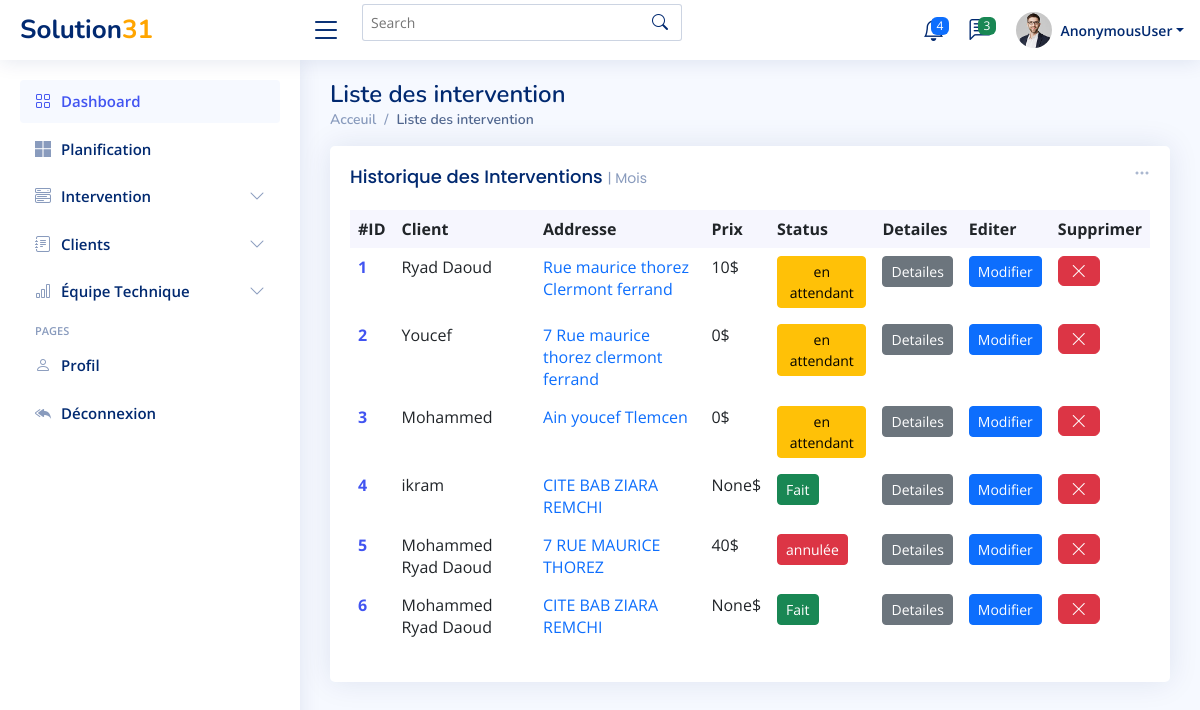
Before: /interventions/list/historique with the older database file.
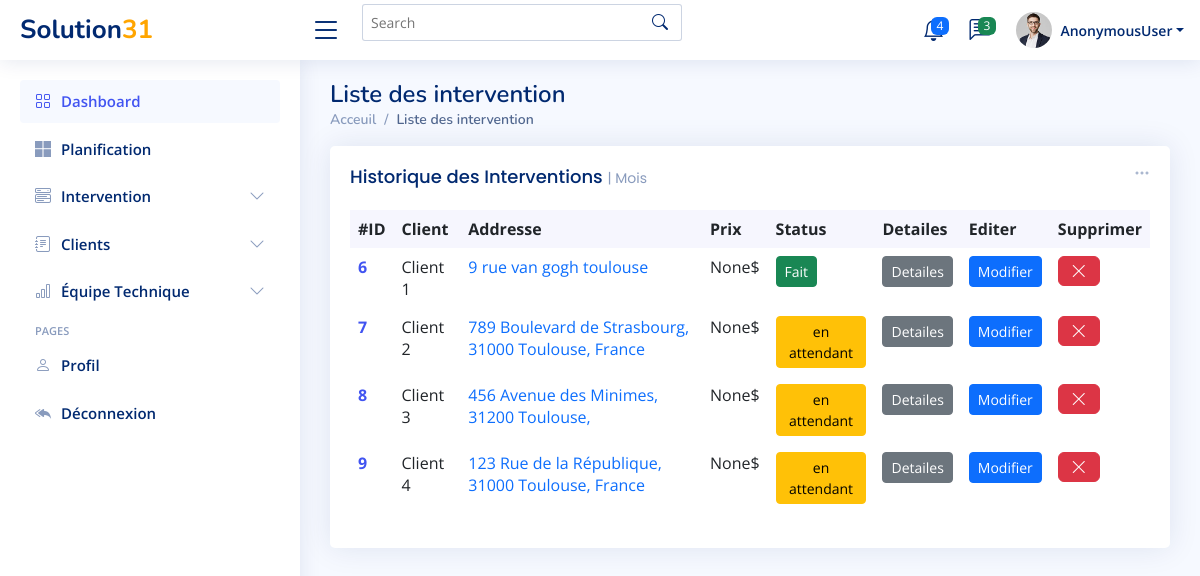
After: the same page with the newer database file.
### Dashboard/models.py (models this page shows, shortened)
class Intervention(models.Model):
    Date_Ajouté = models.DateTimeField(auto_now_add=True)
    Nom_Client= models.CharField(max_length=100, blank=False , null=False)
    Numéro = models.CharField(max_length=100, blank=False , null=False)
    Ville = models.CharField(max_length=100, blank=False , null=False)
    Date=models.DateField(null=True,blank=True)
    Address = models.CharField(max_length=100, blank=False , null=False)
    Code_postal = models.IntegerField()
    Par= models.ForeignKey(UserProfile, on_delete=models.SET_NULL, null=True, blank=True, )
    Commentaire = models.CharField(max_length=500, blank=True, null=True)
    Prix = models.IntegerField(blank=True, null=True)
    Status = models.CharField(max_length=500,choices=CHOICES, default='en attendant', blank=True, null=True)
    valeur =models.IntegerField(default=1)

### Dashboard/views.py (the view)
# urls.py: path('interventions/list/historique',list_interventions_historique ,name='list_interventions_historique'),
def list_interventions_historique(request):
    interventions = Intervention.objects.all()
    context={'interventions':interventions}
    return render(request, 'Dashboard/list_intervetions_historique.html',context)

### Dashboard/templates/Dashboard/list_intervetions_historique.html (shortened to what this page needs)
{% extends 'Dashboard/main.html' %}
{% block content %}
  <main id="main" class="main">
    <div class="pagetitle">
      <h1>Liste des intervention</h1>
      <nav>
        <ol class="breadcrumb">
          <li class="breadcrumb-item"><a href="index.html">Acceuil</a></li>
          <li class="breadcrumb-item active">Liste des intervention</li>
        </ol>
      </nav>
    </div>
    <section class="section dashboard">
      <div class="row">
        <div class="col-lg-12">
          <div class="row">
            <div class="col-12">
              <div class="card recent-sales overflow-auto">
                <div class="filter">
                  <a class="icon" href="#" data-bs-toggle="dropdown"><i class="bi bi-three-dots"></i></a>
                </div>
                <div class="card-body">
                  <h5 class="card-title">Historique des Interventions <span>| Mois</span></h5>
                  <table class="table table-borderless datatable">
                    <thead>
                      <tr>
                        <th scope="col">#ID</th>
                        <th scope="col">Client</th>
                        <th scope="col">Addresse</th>
                        <th scope="col">Prix</th>
                        <th scope="col">Status</th>
                        <th scope="col">Detailes</th>
                        <th scope="col">Editer</th>
                        <th scope="col">Supprimer</th>
                      </tr>
                    </thead>
                    <tbody>
                    {% for int in interventions%}
                      <tr>
                        <th scope="row"><a href="#">{{int.id}}</a></th>
                        <td>{{int.Nom_Client}}</td>
                        <td><a href="#" class="text-primary">{{int.Address}}</a></td>
                        <td>{{int.Prix}}$</td>
                        {% if int.Status == 'Fait' %}
                        <td><button type="button" class="btn btn-success btn-sm">{{int.Status}}</button></span></td>
                        {% elif int.Status == 'en attendant' %}
                        <td><button type="button" class="btn btn-warning btn-sm">{{int.Status}}</button></td>
                        {% else  %}
                        <td> <button type="button" class="btn btn-danger btn-sm">{{int.Status}}</button></td>
                        {% endif  %}
                        <td>          <a href="{% url 'intervention_detail'  int.pk %}">      <button type="button" class="btn btn-secondary btn-sm">Detailes</button></a></td>
                        <td>                <button type="button" class="btn btn-primary btn-sm">Modifier</button></td>
                        <td>              <button type="button" class="btn btn-danger"><i class="bi bi-x-lg"></i></button></td>
                      </tr>
                    {% endfor %}
                    </tbody>
                  </table>
                </div>
              </div>
            </div>
          </div>
        </div>
      </div>
    </section>
  </main>
{% endblock content %}

Changed rows visible on the page:
removed Intervention: id "1", Nom_Client "Ryad Daoud", Address "Rue maurice thorez Clermont ferrand", Prix "10", Status "en attendant"
removed Intervention: id "2", Nom_Client "Youcef", Address "7 Rue maurice thorez clermont ferrand", Prix "0", Status "en attendant"
removed Intervention: id "3", Nom_Client "Mohammed", Address "Ain youcef Tlemcen", Prix "0", Status "en attendant"
removed Intervention: id "4", Nom_Client "ikram", Address "CITE BAB ZIARA REMCHI", Prix "None", Status "Fait"
removed Intervention: id "5", Nom_Client "Mohammed Ryad Daoud", Address "7 RUE MAURICE THOREZ", Prix "40", Status "annulée"
changed Intervention "Fait": Nom_Client "Mohammed Ryad Daoud" → "Client 1"; Address "CITE BAB ZIARA REMCHI" → "9 rue van gogh toulouse"
added Intervention: id "7", Nom_Client "Client 2", Address "789 Boulevard de Strasbourg, 31000 Toulouse, France", Prix "None", Status "en attendant"
added Intervention: id "8", Nom_Client "Client 3", Address "456 Avenue des Minimes, 31200 Toulouse,", Prix "None", Status "en attendant"
added Intervention: id "9", Nom_Client "Client 4", Address "123 Rue de la République, 31000 Toulouse, France", Prix "None", Status "en attendant"
